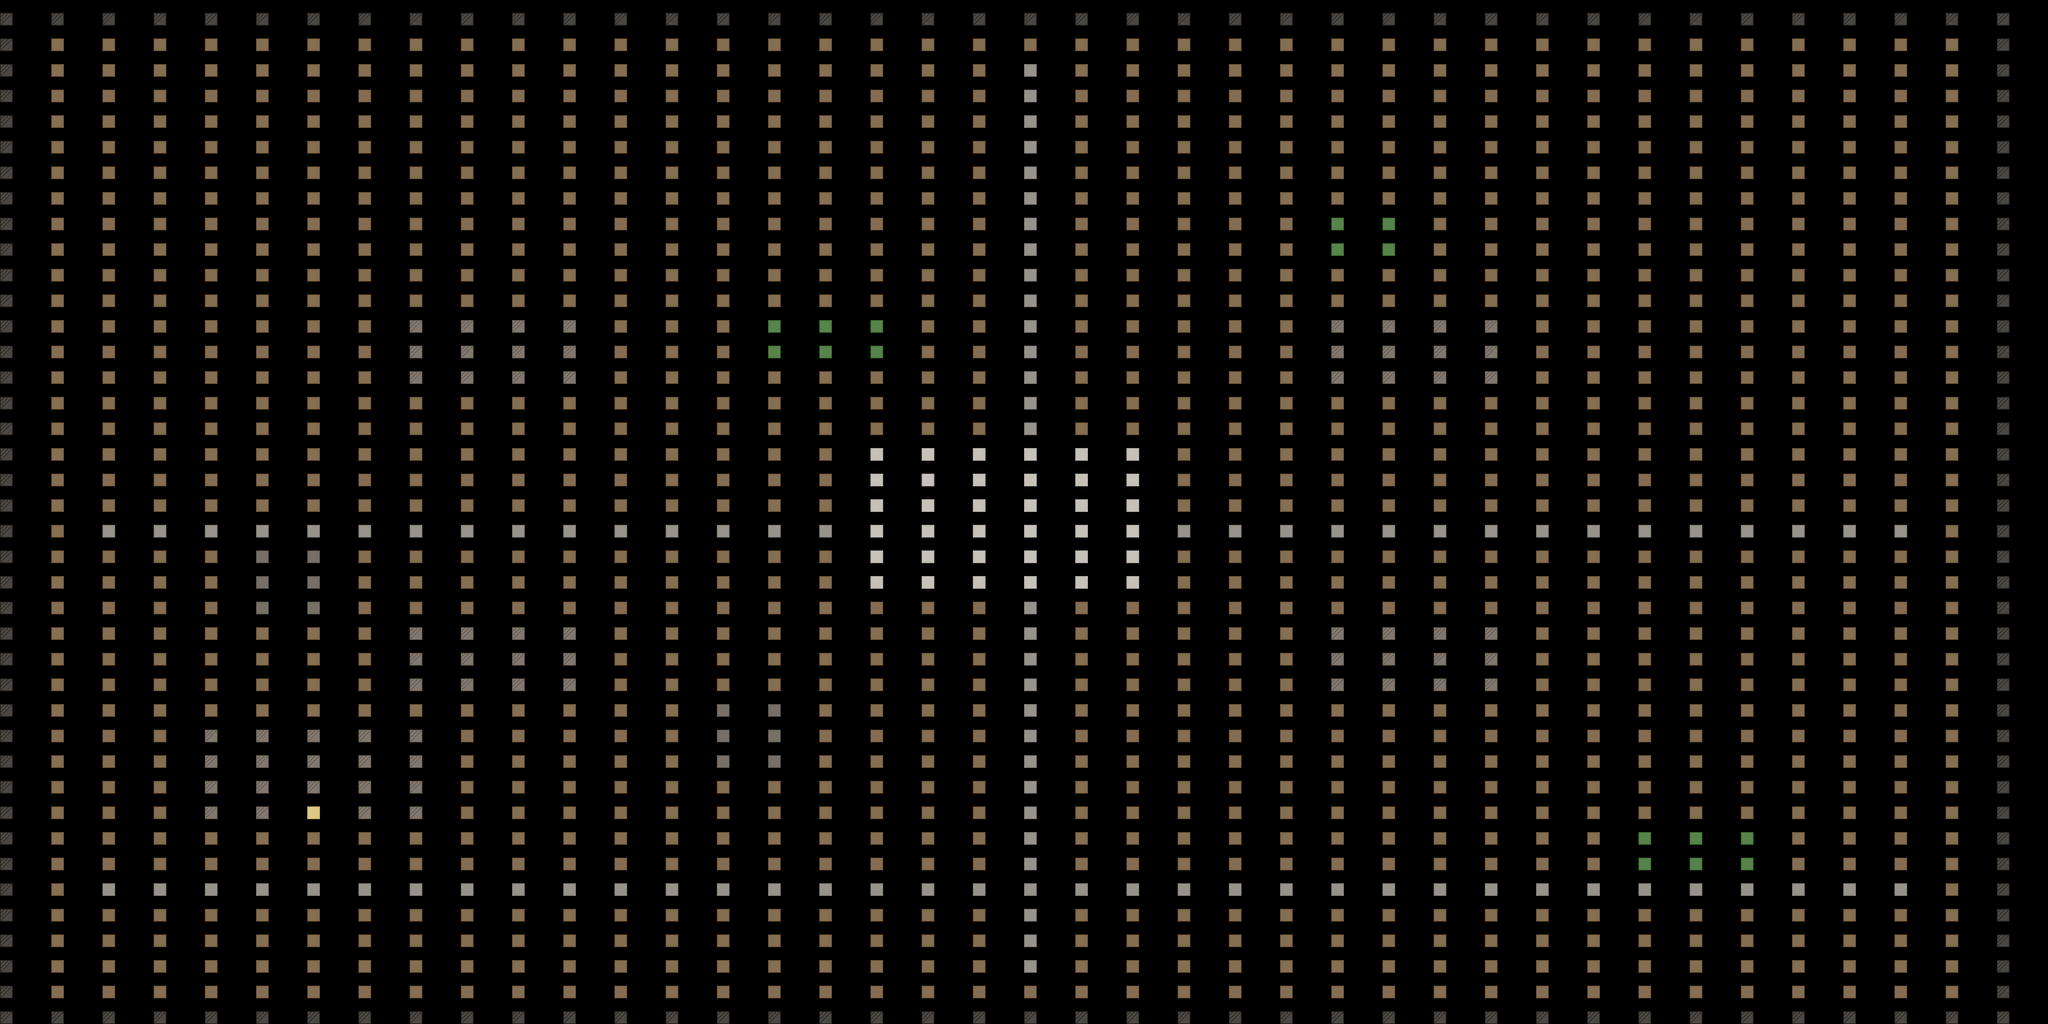

A level layout from a 2D game, rendered from its tile map. Below: a short description, then the map file with its tile-grid data intact:
An orthogonal 40x40 tile map with 64x32 px tiles, 1 tile layer (suelo).

<map version="1.10" tiledversion="1.10.2" orientation="orthogonal" renderorder="right-down" width="40" height="40" tilewidth="64" tileheight="32" infinite="0" nextlayerid="2" nextobjectid="1">
 <tileset firstgid="1" name="ciudad" tilewidth="16" tileheight="16" tilecount="36" columns="6">
  <image source="../textures/ciudad_tileset.png" width="96" height="96" />
  <tile id="1">
   <properties>
    <property name="collision" type="bool" value="true" />
   </properties>
  </tile>
  <tile id="3">
   <properties>
    <property name="collision" type="bool" value="true" />
   </properties>
  </tile>
  <tile id="6">
   <properties>
    <property name="collision" type="bool" value="true" />
   </properties>
  </tile>
  <tile id="7">
   <properties>
    <property name="collision" type="bool" value="true" />
   </properties>
  </tile>
  <tile id="8">
   <properties>
    <property name="collision" type="bool" value="true" />
   </properties>
  </tile>
  <tile id="9">
   <properties>
    <property name="collision" type="bool" value="true" />
   </properties>
  </tile>
  <tile id="10">
   <properties>
    <property name="collision" type="bool" value="true" />
   </properties>
  </tile>
  <tile id="11">
   <properties>
    <property name="collision" type="bool" value="true" />
   </properties>
  </tile>
  <tile id="12">
   <properties>
    <property name="collision" type="bool" value="true" />
   </properties>
  </tile>
  <tile id="13">
   <properties>
    <property name="collision" type="bool" value="true" />
   </properties>
  </tile>
  <tile id="14">
   <properties>
    <property name="collision" type="bool" value="true" />
   </properties>
  </tile>
  <tile id="15">
   <properties>
    <property name="collision" type="bool" value="true" />
   </properties>
  </tile>
  <tile id="16">
   <properties>
    <property name="collision" type="bool" value="true" />
   </properties>
  </tile>
  <tile id="17">
   <properties>
    <property name="collision" type="bool" value="true" />
   </properties>
  </tile>
  <tile id="18">
   <properties>
    <property name="collision" type="bool" value="true" />
   </properties>
  </tile>
  <tile id="19">
   <properties>
    <property name="collision" type="bool" value="true" />
   </properties>
  </tile>
  <tile id="24">
   <properties>
    <property name="collision" type="bool" value="true" />
   </properties>
  </tile>
  <tile id="25">
   <properties>
    <property name="collision" type="bool" value="true" />
   </properties>
  </tile>
  <tile id="26">
   <properties>
    <property name="collision" type="bool" value="true" />
   </properties>
  </tile>
  <tile id="28">
   <properties>
    <property name="collision" type="bool" value="true" />
   </properties>
  </tile>
  <tile id="32">
   <properties>
    <property name="collision" type="bool" value="true" />
   </properties>
  </tile>
  <tile id="35">
   <properties>
    <property name="collision" type="bool" value="true" />
   </properties>
  </tile>
 </tileset>
 <layer id="1" name="suelo" width="40" height="40">
  <data encoding="csv">
2,2,2,2,2,2,2,2,2,2,2,2,2,2,2,2,2,2,2,2,2,2,2,2,2,2,2,2,2,2,2,2,2,2,2,2,2,2,2,2,
2,6,6,6,6,6,6,6,6,6,6,6,6,6,6,6,6,6,6,6,6,6,6,6,6,6,6,6,6,6,6,6,6,6,6,6,6,6,6,2,
2,6,6,6,6,6,6,6,6,6,6,6,6,6,6,6,6,6,6,6,28,6,6,6,6,6,6,6,6,6,6,6,6,6,6,6,6,6,6,2,
2,6,6,6,6,6,6,6,6,6,6,6,6,6,6,6,6,6,6,6,28,6,6,6,6,6,6,6,6,6,6,6,6,6,6,6,6,6,6,2,
2,6,6,6,6,6,6,6,6,6,6,6,6,6,6,6,6,6,6,6,28,6,6,6,6,6,6,6,6,6,6,6,6,6,6,6,6,6,6,2,
2,6,6,6,6,6,6,6,6,6,6,6,6,6,6,6,6,6,6,6,28,6,6,6,6,6,6,6,6,6,6,6,6,6,6,6,6,6,6,2,
2,6,6,6,6,6,6,6,6,6,6,6,6,6,6,6,6,6,6,6,28,6,6,6,6,6,6,6,6,6,6,6,6,6,6,6,6,6,6,2,
2,6,6,6,6,6,6,6,6,6,6,6,6,6,6,6,6,6,6,6,28,6,6,6,6,6,6,6,6,6,6,6,6,6,6,6,6,6,6,2,
2,6,6,6,6,6,6,6,6,6,6,6,6,6,6,6,6,6,6,6,28,6,6,6,6,6,3,3,6,6,6,6,6,6,6,6,6,6,6,2,
2,6,6,6,6,6,6,6,6,6,6,6,6,6,6,6,6,6,6,6,28,6,6,6,6,6,3,3,6,6,6,6,6,6,6,6,6,6,6,2,
2,6,6,6,6,6,6,6,6,6,6,6,6,6,6,6,6,6,6,6,28,6,6,6,6,6,6,6,6,6,6,6,6,6,6,6,6,6,6,2,
2,6,6,6,6,6,6,6,6,6,6,6,6,6,6,6,6,6,6,6,28,6,6,6,6,6,6,6,6,6,6,6,6,6,6,6,6,6,6,2,
2,6,6,6,6,6,6,6,25,25,25,25,6,6,6,3,3,3,6,6,28,6,6,6,6,6,25,25,25,25,6,6,6,6,6,6,6,6,6,2,
2,6,6,6,6,6,6,6,25,25,25,25,6,6,6,3,3,3,6,6,28,6,6,6,6,6,25,25,25,25,6,6,6,6,6,6,6,6,6,2,
2,6,6,6,6,6,6,6,25,25,25,25,6,6,6,6,6,6,6,6,28,6,6,6,6,6,25,25,25,25,6,6,6,6,6,6,6,6,6,2,
2,6,6,6,6,6,6,6,6,6,6,6,6,6,6,6,6,6,6,6,28,6,6,6,6,6,6,6,6,6,6,6,6,6,6,6,6,6,6,2,
2,6,6,6,6,6,6,6,6,6,6,6,6,6,6,6,6,6,6,6,28,6,6,6,6,6,6,6,6,6,6,6,6,6,6,6,6,6,6,2,
2,6,6,6,6,6,6,6,6,6,6,6,6,6,6,6,6,5,5,5,5,5,5,6,6,6,6,6,6,6,6,6,6,6,6,6,6,6,6,2,
2,6,6,6,6,6,6,6,6,6,6,6,6,6,6,6,6,5,5,5,5,5,5,6,6,6,6,6,6,6,6,6,6,6,6,6,6,6,6,2,
2,6,6,6,6,6,6,6,6,6,6,6,6,6,6,6,6,5,5,5,5,5,5,6,6,6,6,6,6,6,6,6,6,6,6,6,6,6,6,2,
2,6,28,28,28,28,28,28,28,28,28,28,28,28,28,28,28,5,5,5,5,5,5,28,28,28,28,28,28,28,28,28,28,28,28,28,28,28,6,2,
2,6,6,6,6,30,30,6,6,6,6,6,6,6,6,6,6,5,5,5,5,5,5,6,6,6,6,6,6,6,6,6,6,6,6,6,6,6,6,2,
2,6,6,6,6,30,30,6,6,6,6,6,6,6,6,6,6,5,5,5,5,5,5,6,6,6,6,6,6,6,6,6,6,6,6,6,6,6,6,2,
2,6,6,6,6,30,30,6,6,6,6,6,6,6,6,6,6,6,6,6,28,6,6,6,6,6,6,6,6,6,6,6,6,6,6,6,6,6,6,2,
2,6,6,6,6,6,6,6,25,25,25,25,6,6,6,6,6,6,6,6,28,6,6,6,6,6,25,25,25,25,6,6,6,6,6,6,6,6,6,2,
2,6,6,6,6,6,6,6,25,25,25,25,6,6,6,6,6,6,6,6,28,6,6,6,6,6,25,25,25,25,6,6,6,6,6,6,6,6,6,2,
2,6,6,6,6,6,6,6,25,25,25,25,6,6,6,6,6,6,6,6,28,6,6,6,6,6,25,25,25,25,6,6,6,6,6,6,6,6,6,2,
2,6,6,6,6,6,6,6,6,6,6,6,6,6,30,30,6,6,6,6,28,6,6,6,6,6,6,6,6,6,6,6,6,6,6,6,6,6,6,2,
2,6,6,6,25,25,25,25,25,6,6,6,6,6,30,30,6,6,6,6,28,6,6,6,6,6,6,6,6,6,6,6,6,6,6,6,6,6,6,2,
2,6,6,6,25,25,25,25,25,6,6,6,6,6,30,30,6,6,6,6,28,6,6,6,6,6,6,6,6,6,6,6,6,6,6,6,6,6,6,2,
2,6,6,6,25,25,25,25,25,6,6,6,6,6,6,6,6,6,6,6,28,6,6,6,6,6,6,6,6,6,6,6,6,6,6,6,6,6,6,2,
2,6,6,6,25,25,23,25,25,6,6,6,6,6,6,6,6,6,6,6,28,6,6,6,6,6,6,6,6,6,6,6,6,6,6,6,6,6,6,2,
2,6,6,6,6,6,6,6,6,6,6,6,6,6,6,6,6,6,6,6,28,6,6,6,6,6,6,6,6,6,6,6,3,3,3,6,6,6,6,2,
2,6,6,6,6,6,6,6,6,6,6,6,6,6,6,6,6,6,6,6,28,6,6,6,6,6,6,6,6,6,6,6,3,3,3,6,6,6,6,2,
2,6,28,28,28,28,28,28,28,28,28,28,28,28,28,28,28,28,28,28,28,28,28,28,28,28,28,28,28,28,28,28,28,28,28,28,28,28,6,2,
2,6,6,6,6,6,6,6,6,6,6,6,6,6,6,6,6,6,6,6,28,6,6,6,6,6,6,6,6,6,6,6,6,6,6,6,6,6,6,2,
2,6,6,6,6,6,6,6,6,6,6,6,6,6,6,6,6,6,6,6,28,6,6,6,6,6,6,6,6,6,6,6,6,6,6,6,6,6,6,2,
2,6,6,6,6,6,6,6,6,6,6,6,6,6,6,6,6,6,6,6,28,6,6,6,6,6,6,6,6,6,6,6,6,6,6,6,6,6,6,2,
2,6,6,6,6,6,6,6,6,6,6,6,6,6,6,6,6,6,6,6,6,6,6,6,6,6,6,6,6,6,6,6,6,6,6,6,6,6,6,2,
2,2,2,2,2,2,2,2,2,2,2,2,2,2,2,2,2,2,2,2,2,2,2,2,2,2,2,2,2,2,2,2,2,2,2,2,2,2,2,2
</data>
 </layer>
</map>
